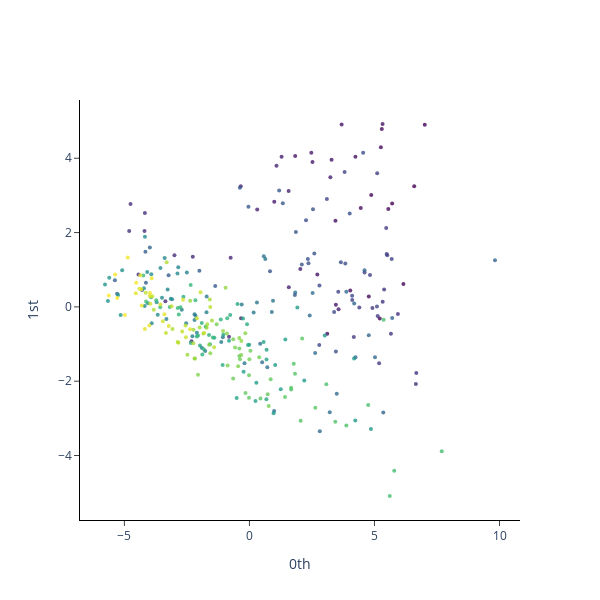

Notebook code cell kept with this figure:
### Markdown cell above
### Japan point cloud

### Code cell
# Japan B.League

plot_point_cloud(pca.transform(dfs_numeric_scaled[2]))

### Figure 1 — Plotly figure (JSON) as saved in the notebook; plotly's stock layout.template omitted (floating-point values rounded to 4 significant figures; data arrays with more than 128 entries replaced by an {"elided": "..."} marker saying what was removed)
{"data": [{"marker": {"color": {"elided": "315 int values"}, "colorscale": [[0, "#440154"], [0.1111, "#482878"], [0.2222, "#3e4989"], [0.3333, "#31688e"], [0.4444, "#26828e"], [0.5556, "#1f9e89"], [0.6667, "#35b779"], [0.7778, "#6ece58"], [0.8889, "#b5de2b"], [1, "#fde725"]], "opacity": 0.8, "size": 4}, "mode": "markers", "type": "scatter", "x": {"elided": "315 float values"}, "y": {"elided": "315 float values"}}], "layout": {"height": 600, "plot_bgcolor": "white", "width": 600, "xaxis": {"anchor": "x", "exponentformat": "e", "linecolor": "black", "linewidth": 1, "mirror": false, "showexponent": "all", "showline": true, "side": "bottom", "ticks": "outside", "title": {"text": "0th"}, "type": "linear", "zeroline": true}, "yaxis": {"anchor": "y", "exponentformat": "e", "linecolor": "black", "linewidth": 1, "mirror": false, "showexponent": "all", "showline": true, "side": "left", "ticks": "outside", "title": {"text": "1st"}, "type": "linear", "zeroline": true}}}
